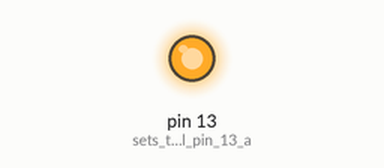
A sketch run on a simulated Arduino Uno, built with avr-gcc and run on an emulated ATmega328P. On the bench: output pins drawn as LEDs (lit = HIGH).

Above: at 0.1 s.
Timing chart, 0 to 1.6 s (numbered marks = the images above):
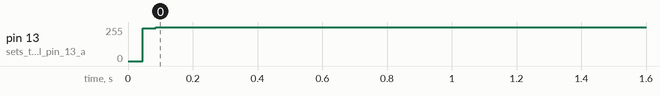

The sketch:

due_sw_uart_TX.ino
```cpp
void setup() {
  Serial.begin(9600);
  pinMode(13, OUTPUT);    // sets the digital pin 13 as output
}

void loop() {

  //sets high
  digitalWrite(13, HIGH);
  _sw_uart_wait_T();

  //starts transmission
  digitalWrite(13, LOW);
  _sw_uart_wait_T();

  //sending bytes
  digitalWrite(13, LOW);
  _sw_uart_wait_T();

  digitalWrite(13, LOW);
  _sw_uart_wait_T();

  digitalWrite(13, LOW);
  _sw_uart_wait_T();

  digitalWrite(13, LOW);
  _sw_uart_wait_T();

  digitalWrite(13, HIGH);
  _sw_uart_wait_T();

  digitalWrite(13, LOW);
  _sw_uart_wait_T();

  digitalWrite(13, HIGH);
  _sw_uart_wait_T();

  digitalWrite(13, LOW);
  _sw_uart_wait_T();

  digitalWrite(13, LOW);
  _sw_uart_wait_T();

  digitalWrite(13, HIGH);


  delay(2000);


}

void _sw_uart_wait_half_T() {
  for(int i = 0; i < 1093; i++)
    asm("NOP");
}

void _sw_uart_wait_T() {
  _sw_uart_wait_half_T();
  _sw_uart_wait_half_T();
}
```

Measured:
- by itself, pin 13 (sets_the_digital_pin_13_a): 0/255 → 255/255 at 0.05 s
